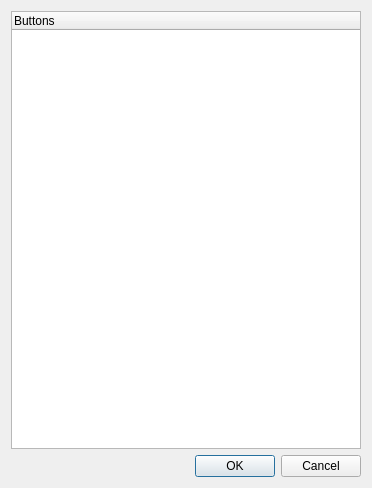
<?xml version="1.0" encoding="UTF-8"?>
<ui version="4.0">
 <class>TriggerActionDialog</class>
 <widget class="QDialog" name="TriggerActionDialog">
  <property name="geometry">
   <rect>
    <x>0</x>
    <y>0</y>
    <width>372</width>
    <height>488</height>
   </rect>
  </property>
  <property name="windowTitle">
   <string>Dialog</string>
  </property>
  <layout class="QVBoxLayout" name="verticalLayout">
   <item>
    <widget class="QTreeWidget" name="treeWidget">
     <column>
      <property name="text">
       <string>Buttons</string>
      </property>
     </column>
    </widget>
   </item>
   <item>
    <widget class="QDialogButtonBox" name="buttonBox">
     <property name="orientation">
      <enum>Qt::Orientation::Horizontal</enum>
     </property>
     <property name="standardButtons">
      <set>QDialogButtonBox::StandardButton::Cancel|QDialogButtonBox::StandardButton::Ok</set>
     </property>
    </widget>
   </item>
  </layout>
 </widget>
 <resources/>
 <connections>
  <connection>
   <sender>buttonBox</sender>
   <signal>accepted()</signal>
   <receiver>TriggerActionDialog</receiver>
   <slot>accept()</slot>
   <hints>
    <hint type="sourcelabel">
     <x>248</x>
     <y>254</y>
    </hint>
    <hint type="destinationlabel">
     <x>157</x>
     <y>274</y>
    </hint>
   </hints>
  </connection>
  <connection>
   <sender>buttonBox</sender>
   <signal>rejected()</signal>
   <receiver>TriggerActionDialog</receiver>
   <slot>reject()</slot>
   <hints>
    <hint type="sourcelabel">
     <x>316</x>
     <y>260</y>
    </hint>
    <hint type="destinationlabel">
     <x>286</x>
     <y>274</y>
    </hint>
   </hints>
  </connection>
 </connections>
</ui>
